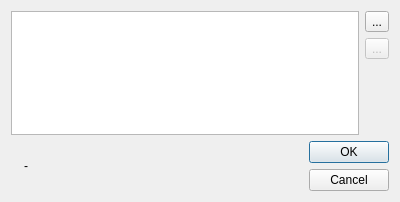
<?xml version="1.0" encoding="UTF-8"?>
<ui version="4.0">
 <class>IPoiPathSetup</class>
 <widget class="QDialog" name="IPoiPathSetup">
  <property name="geometry">
   <rect>
    <x>0</x>
    <y>0</y>
    <width>400</width>
    <height>202</height>
   </rect>
  </property>
  <property name="windowTitle">
   <string>Dialog</string>
  </property>
  <layout class="QVBoxLayout" name="verticalLayout">
   <item>
    <layout class="QHBoxLayout" name="horizontalLayout_3">
     <item>
      <widget class="QListWidget" name="listWidget">
       <property name="selectionMode">
        <enum>QAbstractItemView::ExtendedSelection</enum>
       </property>
      </widget>
     </item>
     <item>
      <layout class="QVBoxLayout" name="verticalLayout_2">
       <item>
        <widget class="QToolButton" name="toolAdd">
         <property name="text">
          <string>...</string>
         </property>
         <property name="icon">
          <iconset resource="../resources.qrc">
           <normaloff>:/icons/32x32/Add.png</normaloff>:/icons/32x32/Add.png</iconset>
         </property>
         <property name="iconSize">
          <size>
           <width>22</width>
           <height>22</height>
          </size>
         </property>
        </widget>
       </item>
       <item>
        <widget class="QToolButton" name="toolDelete">
         <property name="enabled">
          <bool>false</bool>
         </property>
         <property name="text">
          <string>...</string>
         </property>
         <property name="icon">
          <iconset resource="../resources.qrc">
           <normaloff>:/icons/32x32/DeleteMultiple.png</normaloff>:/icons/32x32/DeleteMultiple.png</iconset>
         </property>
         <property name="iconSize">
          <size>
           <width>22</width>
           <height>22</height>
          </size>
         </property>
        </widget>
       </item>
       <item>
        <spacer name="verticalSpacer">
         <property name="orientation">
          <enum>Qt::Vertical</enum>
         </property>
         <property name="sizeHint" stdset="0">
          <size>
           <width>20</width>
           <height>40</height>
          </size>
         </property>
        </spacer>
       </item>
      </layout>
     </item>
    </layout>
   </item>
   <item>
    <layout class="QHBoxLayout" name="horizontalLayout">
     <item>
      <widget class="QLabel" name="label_3">
       <property name="maximumSize">
        <size>
         <width>64</width>
         <height>16777215</height>
        </size>
       </property>
       <property name="text">
        <string/>
       </property>
       <property name="pixmap">
        <pixmap resource="../resources.qrc">:/icons/48x48/Help.png</pixmap>
       </property>
       <property name="alignment">
        <set>Qt::AlignCenter</set>
       </property>
      </widget>
     </item>
     <item>
      <widget class="QLabel" name="labelHelp">
       <property name="sizePolicy">
        <sizepolicy hsizetype="MinimumExpanding" vsizetype="MinimumExpanding">
         <horstretch>0</horstretch>
         <verstretch>0</verstretch>
        </sizepolicy>
       </property>
       <property name="text">
        <string>-</string>
       </property>
       <property name="alignment">
        <set>Qt::AlignJustify|Qt::AlignVCenter</set>
       </property>
       <property name="wordWrap">
        <bool>true</bool>
       </property>
      </widget>
     </item>
     <item>
      <widget class="QDialogButtonBox" name="buttonBox">
       <property name="orientation">
        <enum>Qt::Vertical</enum>
       </property>
       <property name="standardButtons">
        <set>QDialogButtonBox::Cancel|QDialogButtonBox::Ok</set>
       </property>
      </widget>
     </item>
    </layout>
   </item>
  </layout>
 </widget>
 <resources>
  <include location="../resources.qrc"/>
 </resources>
 <connections>
  <connection>
   <sender>buttonBox</sender>
   <signal>accepted()</signal>
   <receiver>IPoiPathSetup</receiver>
   <slot>accept()</slot>
   <hints>
    <hint type="sourcelabel">
     <x>248</x>
     <y>254</y>
    </hint>
    <hint type="destinationlabel">
     <x>157</x>
     <y>274</y>
    </hint>
   </hints>
  </connection>
  <connection>
   <sender>buttonBox</sender>
   <signal>rejected()</signal>
   <receiver>IPoiPathSetup</receiver>
   <slot>reject()</slot>
   <hints>
    <hint type="sourcelabel">
     <x>316</x>
     <y>260</y>
    </hint>
    <hint type="destinationlabel">
     <x>286</x>
     <y>274</y>
    </hint>
   </hints>
  </connection>
 </connections>
</ui>
